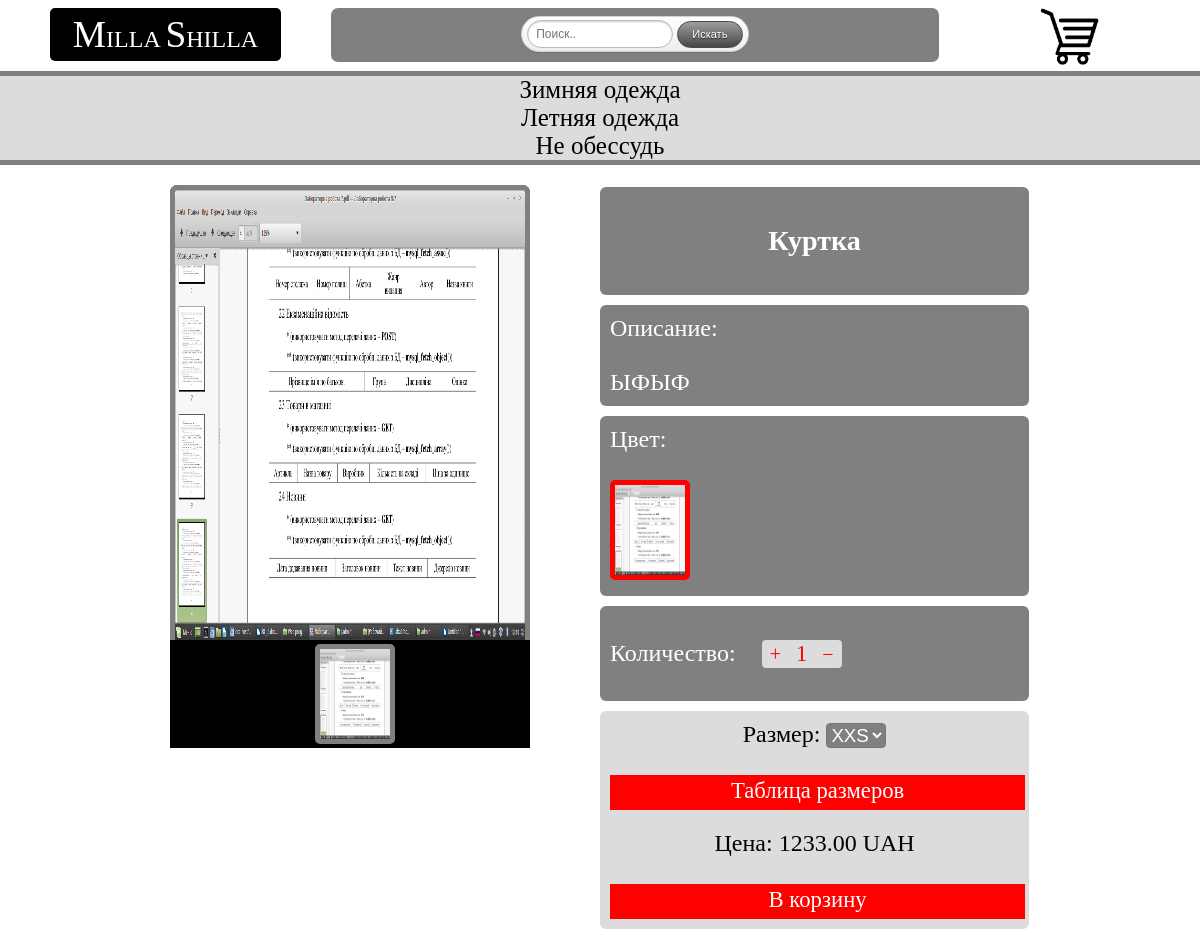
/product.php?id=149, run on the app's committed database.
### tables this page shows
CREATE TABLE `razdelu` (
  `id_category` int(11) NOT NULL,
  `razdel` varchar(200) NOT NULL
);

CREATE TABLE `images` (
  `id` int(11) NOT NULL,
  `id_content` int(11) DEFAULT NULL,
  `img` varchar(1000) DEFAULT NULL
);

CREATE TABLE `content` (
  `id` int(11) NOT NULL,
  `name` varchar(200) NOT NULL,
  `category` varchar(200) NOT NULL,
  `description` varchar(1000) NOT NULL,
  `price` varchar(20) NOT NULL
);

### product.php (the view, shortened to what this page needs)
<!doctype html>
<html>
	<head>
            <link href="css/product.css?<?=filemtime( 'css/product.css' )?>" rel="stylesheet">
	</head>
	<body onload = "aa()">
	    <div class="body">
<?php
echo "<div id = \"menu\">";
echo "<a href = \"index.php\"><div id = \"logo\"><span style = \"font-size: 28pt;\">M</span>ILLA <span style = \"font-size: 28pt;\">S</span>HILLA</div></a>";
?>
<div id = "poisk">
<form class= "searchform">
<input class = "searchfield" type = "text" placeholder="Поиск.." name = "search" >
<input class = "searchbutton" type = "submit" value = "Искать">
</form>
</div>
<?
echo "<div id = \"cart\">";
        echo "<a href = \"cart.php\"><img src = \"images\cart1.png\" width = \"60px\" height = \"57px\"></a>";
        echo "</div>";
echo "</div>";
$s = mysql_query("SELECT razdel FROM razdelu");
echo "<div class = \"sort\"><div class = \"sort1\">";
while($sort1 = mysql_fetch_array($s)){
    echo "<div class = \"sort0\"><a  id = \"s\" href = \"#\">$sort1[0]</a>";
    echo "<div class=\"hide\">";
    echo "</div></div>";
}
echo "</div></div>";
$N = 12;
if (isset($_GET['category'])) {
    $category = $_GET['category'];
$r1 = mysql_query("select count(*) as rec from content where category = '$category'");
$f = mysql_fetch_row($r1);
$rec = $f[0];
    echo "<div class = \"all\">";
    if($rec == 0)
    {
        echo "<h2 class = \"warning\">Товаров с выбраной категорией нет в наличии</h2>";
    }
    else if ($rec <= $N)
    {
    }
if (!isset($_GET['page'])) $page = 0;
else $page = $_GET['page']-1;
$records = $page * $N;
$q = "select * from content where category = '$category' ORDER BY id DESC limit ".$records.", $N ";
$r = mysql_query($q);
$n = mysql_num_rows($r);
for ($i = 0; $i < $n; $i++){
while ($row = mysql_fetch_array($r)){
    $result1 = mysql_query("SELECT * FROM images  ORDER BY id_content ASC");
    while($row1 = mysql_fetch_array($result1)){
                    if ($row[0] == $row1[1])
                    {
                    echo "<div class = \"container\"><div class=\"im\"><img src=\"images/$row1[2]\" width = \"100%\" height = \"100%\"/></div>";
                        break;
                    }
    }
               echo "<div class = \"content\">";
              echo "<div id = \"price\">".$row[4]." UAH</div>";
              echo "<div id = \"pr\"><a href = product.php?id=$row[0]><div id =\"podrobnee\">Подробнее</div></a></div>";
              echo "</div></div>";
}
}
echo "<div class = count><span id = \"h1\">";
if ($page < 0) header("Location: catalog.php?category=$category&page=1");
if ($page > 0){
	$p = $page - 1;
    $p++;
	echo "<a id = \"nazad\" href = catalog.php?category=$category&page=$p><<</a>&nbsp";
    $p++;
    echo "<a>$p</a>&nbsp";
}
else {
    $p = $page - 1;
    $p++;
	echo "<a id = \"naz\" ><<</a>&nbsp";
    $p++;
    echo "<a>$p</a>&nbsp";
}
$page++;
if ($records+$N < $rec){
    $page++;
    echo "<a id = \"vpered\" href = catalog.php?category=$category&page=$page>>></a>";
}
   else  echo "<a id = \"vper\">>></a>";
$max = $rec / $N;
$page1 = ceil($max);
if ($page > $page1+1) header("Location: catalog.php?category=$category&page=1");
echo "</span></div></div>";
}
else{
    $id = $_GET['id'];
    $result1 = mysql_query("SELECT * FROM images WHERE id_content = $id");
if(mysql_num_rows($result1) > 0){
    echo "<div class = \"all\">";
     while ($row1 = mysql_fetch_array($result1)){
        echo "<div class = \"im\"><img src = \"images/$row1[2]\"  id = \"new\">";
         break;
    }
    $result1 = mysql_query("SELECT * FROM images WHERE id_content = $id");
    echo "<div class = \"ne_main\">";
         while ($row1 = mysql_fetch_array($result1)){
            echo " <label class= \"cha\">";
            echo " <img id = \"vse\" src = \"images/$row1[2]\" width = \"70\" height = \"90\" id = \"new\"  onclick = \"javascript:colorr(src)\">";
            echo "</label>";
            break;
         }
    echo "</div></div>";
    $result = mysql_query("SELECT * FROM content WHERE id = $id");
    while ($row = mysql_fetch_array($result)){
        echo "<div class = \"cont\">";
        echo "<table cellpadding = 10>";
        echo "<tr><td><h3 id = \"item_title\">$row[1]</h3></td></tr>";
        echo "<tr>";
        echo "<td><div style = \"max-width: 409px; word-wrap: break-word;\">Описание:<br><br><a >$row[3]</a></div></td>";
        echo "</tr>";
        echo "<tr>";
        echo "<td><a>Цвет: </a><br><br>";
        $result1 = mysql_query("SELECT * FROM images WHERE id_content = $id");
        while ($row1 = mysql_fetch_array($result1)){
            echo " <label class= \"ch\">";
            echo " <img src= \"images/$row1[2]\" width = \"70\" height = \"90\" onclick = \"javascript:colorr(src)\">";
            echo "</label>";
            break;
        }
        echo "</td>";
        echo "</tr>";
        echo "<tr>";
        echo "<td><p>Количество: <span id = \"kolich\"><a id = \"b\" onclick = \"plus()\" unselectable=\"on\">+</a><a id = \"num\">1</a><a id = \"b\" onclick = \"minus()\" unselectable=\"on\">&minus;</a></span></td>";
        echo "</tr>";
        echo "<tr>";
        echo "<td id = \"td\"><div id = \"razme\"><a>Размер: </a>";
        echo "<select id = \"siz\">
        <option value = \"XXS\" selected>XXS</option>
            <option value = \"XS\">XS</option>
            <option value = \"S\">S</option>
            <option value = \"M\">M</option>
            <option value = \"L\">L</option>
            <option value = \"XL\">XL</option>
            <option value = \"XXL\">XXL</option>
            </select><br><br><div id = \"tabl\" onclick = \"javascript:PopUpShow1()\">Таблица размеров</div></div>";
        echo "<div id = \"cena\"><a>Цена: </a><a id = \"item-price\" data-val = \"$row[4]\">$row[4]</a> <span>UAH</span><br><br><div class=\"add_item\" data-id=\"$row[0]\" id = \"tabl\" onclick = \"javascript:PopUpShow()\">В корзину</div></div>";
        echo "</td>";
        echo "</tr>";
        echo "</table>";
        echo "</div>";
        echo "</div>";
    }
}
    else header("Location: catalog.php?page=1");
}
        ?>
        </div>
</body>
</html>

### data on the page
razdelu: razdel "Зимняя одежда"
razdelu: razdel "Летняя одежда"
razdelu: razdel "Не обессудь"
images: img (picture)
content: name "Куртка", description "ЫФЫФ", price "1233.00"
